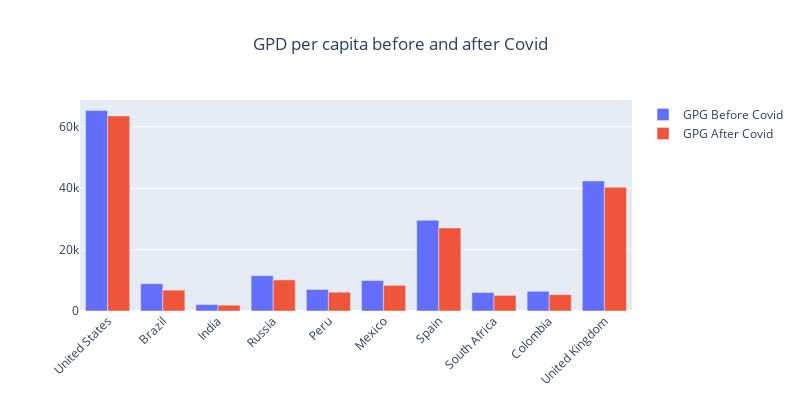

The cell this chart's notebook holds for it:
### Markdown cell above
* **GPG per capita before vs GPG per capita After Covid-19**

### Code cell
fig = go.Figure()
fig.add_trace(go.Bar(x=sorted_data['Country'], y=sorted_data['GPG Before Covid'], name='GPG Before Covid'))
fig.add_trace(go.Bar(x=sorted_data['Country'], y=sorted_data['GPG After Covid'], name='GPG After Covid'))
fig.update_layout(title='GPD per capita before and after Covid', title_x = 0.5, xaxis_tickangle = -45, height = 400, width = 800)
fig.show()

### Figure 1 — Plotly figure (JSON) as saved in the notebook; plotly's stock layout.template omitted (floating-point values rounded to 4 significant figures)
{"data": [{"name": "GPG Before Covid", "type": "bar", "x": ["United States", "Brazil", "India", "Russia", "Peru", "Mexico", "Spain", "South Africa", "Colombia", "United Kingdom"], "y": [65280.0, 8897.0, 2101.0, 11500.0, 7028.0, 9946.0, 29560.0, 6001.0, 6425.0, 42350.0]}, {"name": "GPG After Covid", "type": "bar", "x": ["United States", "Brazil", "India", "Russia", "Peru", "Mexico", "Spain", "South Africa", "Colombia", "United Kingdom"], "y": [63540.0, 6797.0, 1901.0, 10130.0, 6127.0, 8347.0, 27060.0, 5091.0, 5333.0, 40280.0]}], "layout": {"height": 400, "title": {"text": "GPD per capita before and after Covid", "x": 0.5}, "width": 800, "xaxis": {"tickangle": -45}}}
